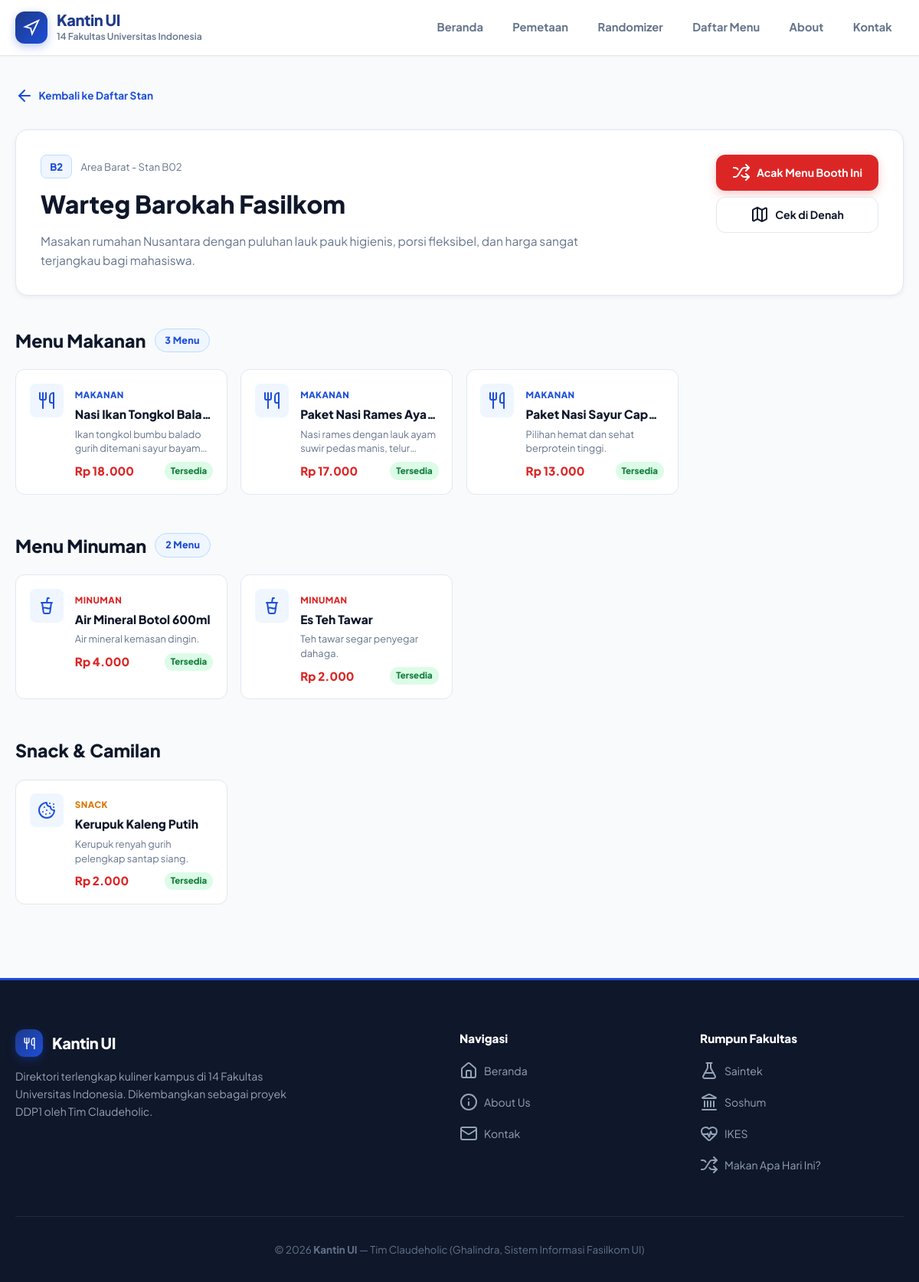
Page /booth/2/ on the committed database.
### kantin/models.py (models this page shows, shortened)
class Booth(models.Model):
    faculty = models.ForeignKey(
        Faculty,
        on_delete=models.CASCADE,
        related_name='booths',
        null=True,
        blank=True,
        verbose_name="Fakultas Asal"
    )
    name = models.CharField(
        max_length=100,
        verbose_name="Nama Booth"
    )
    description = models.TextField(
        verbose_name="Deskripsi Booth",
        help_text="Deskripsi singkat mengenai jenis makanan yang dijual atau keunikan booth"
    )
    location = models.CharField(
        max_length=100,
        verbose_name="Lokasi di Kantin",
        help_text="Contoh: Sayap Kiri Kantin Dallas, Depan Kolam Fasilkom, dll."
    )
    map_code = models.CharField(
        max_length=10,
        default="B1",
        verbose_name="Kode Denah",
        help_text="Kode penanda titik pada peta kantin (misal: B1, B2, B3)"
    )
    image = models.ImageField(
        upload_to='booths/',
        blank=True,
        null=True,
        verbose_name="Foto Booth (Opsional)"
    )
    created_at = models.DateTimeField(
        auto_now_add=True,
        verbose_name="Waktu Ditambahkan"
    )
    class Meta:
        verbose_name = "Booth Kantin"
        verbose_name_plural = "Daftar Booth Kantin"
        ordering = ['faculty', 'name']

class Menu(models.Model):
    CATEGORY_CHOICES = [
        ('makanan', 'Makanan'),
        ('minuman', 'Minuman'),
        ('snack', 'Snack / Camilan'),
    ]
    booth = models.ForeignKey(
        Booth,
        on_delete=models.CASCADE,
        related_name='menus',
        verbose_name="Booth Penjual"
    )
    name = models.CharField(
        max_length=100,
        verbose_name="Nama Makanan / Minuman"
    )
    category = models.CharField(
        max_length=20,
        choices=CATEGORY_CHOICES,
        default='makanan',
        verbose_name="Kategori"
    )
    price = models.IntegerField(
        verbose_name="Harga (Rp)",
        help_text="Masukkan nominal angka tanpa titik atau simbol Rupiah (misal: 15000)"
    )
    description = models.TextField(
        blank=True,
        null=True,
        verbose_name="Deskripsi Menu (Opsional)",
        help_text="Contoh: Sambal bawang level 1-5, include es teh manis"
    )
    image = models.ImageField(
        upload_to='menus/',
        blank=True,
        null=True,
        verbose_name="Foto Menu (Opsional)"
    )
    is_available = models.BooleanField(
        default=True,
        verbose_name="Tersedia"
    )
    created_at = models.DateTimeField(
        auto_now_add=True,
        verbose_name="Waktu Ditambahkan"
    )
    class Meta:
        verbose_name = "Menu Makanan/Minuman"
        verbose_name_plural = "Daftar Menu"
        ordering = ['booth', 'category', 'name']
    def formatted_price(self):
        formatted = f"{self.price:,}".replace(',', '.')
        return f"Rp {formatted}"

### kantin/views.py (the view)
# urls.py: path('booth/<int:booth_id>/', views.booth_detail, name='booth_detail'),
def booth_detail(request, booth_id):
    booth = get_object_or_404(Booth.objects.select_related('faculty'), id=booth_id)
    makanan_list = booth.menus.filter(category='makanan')
    minuman_list = booth.menus.filter(category='minuman')
    snack_list = booth.menus.filter(category='snack')
    context = {
        'booth': booth,
        'makanan_list': makanan_list,
        'minuman_list': minuman_list,
        'snack_list': snack_list,
        'total_menu': booth.menus.count(),
    }
    return render(request, 'kantin/booth_detail.html', context)

### templates/kantin/booth_detail.html (shortened to what this page needs)
{% extends "base.html" %}
{% load static %}
{% block content %}
<section style="padding:2.5rem 0 4rem">
  <div class="container">
    <a href="{% url 'kantin:menu_list' %}" class="page-back"><i data-lucide="arrow-left"></i> Kembali ke Daftar Stan</a>
    <div style="background:white;border:1px solid var(--border);border-radius:var(--r-lg);padding:2rem;box-shadow:var(--shadow-sm);margin:1.5rem 0 2.5rem">
      <div style="display:flex;justify-content:space-between;align-items:flex-start;flex-wrap:wrap;gap:1.5rem">
        <div>
          <div style="display:flex;align-items:center;gap:.7rem;margin-bottom:.5rem;flex-wrap:wrap">
            <span class="map-code" style="padding:.25rem .7rem;font-size:.82rem">{{ booth.map_code }}</span>
            <span style="font-size:.82rem;color:var(--text-muted)">{{ booth.location }}</span>
          </div>
          <h1 style="font-size:2rem;font-weight:850;color:var(--text);margin-bottom:.7rem">{{ booth.name }}</h1>
          <p style="color:var(--text-muted);font-size:.97rem;max-width:720px;line-height:1.6">{{ booth.description }}</p>
        </div>
        <div style="display:flex;flex-direction:column;gap:.5rem;min-width:195px">
          <a href="{% url 'kantin:randomizer' %}?mode=specific_booth&booth_id={{ booth.id }}" class="btn btn-red" style="font-size:.88rem"><i data-lucide="shuffle"></i> Acak Menu Booth Ini</a>
          <a href="{% url 'kantin:mapping' %}{% if booth.faculty %}?faculty={{ booth.faculty.short_name }}{% endif %}" class="btn btn-ghost" style="font-size:.88rem"><i data-lucide="map"></i> Cek di Denah</a>
        </div>
      </div>
    </div>
    {% if makanan_list %}
    <div style="margin-bottom:3rem">
      <div style="display:flex;align-items:center;gap:.7rem;margin-bottom:1.2rem">
        <h2 style="font-size:1.45rem;font-weight:800;color:var(--text)">Menu Makanan</h2>
        <span class="badge badge-blue">{{ makanan_list.count }} Menu</span>
      </div>
      <div class="menu-grid">
        {% for item in makanan_list %}
        <div class="menu-card">
          <div class="menu-thumb"><i data-lucide="utensils"></i></div>
          <div class="menu-details">
            <span class="menu-tag">Makanan</span>
            <div class="menu-name">{{ item.name }}</div>
            {% if item.description %}<div class="menu-desc">{{ item.description }}</div>{% endif %}
            <div style="display:flex;justify-content:space-between;align-items:center;margin-top:.38rem">
              <span class="menu-price">{{ item.formatted_price }}</span>
              <span class="avail-badge {% if item.is_available %}avail-yes{% else %}avail-no{% endif %}">{% if item.is_available %}Tersedia{% else %}Habis{% endif %}</span>
            </div>
          </div>
        </div>
        {% endfor %}
      </div>
    </div>
    {% endif %}
    {% if minuman_list %}
    <div style="margin-bottom:3rem">
      <div style="display:flex;align-items:center;gap:.7rem;margin-bottom:1.2rem">
        <h2 style="font-size:1.45rem;font-weight:800;color:var(--text)">Menu Minuman</h2>
        <span class="badge badge-blue">{{ minuman_list.count }} Menu</span>
      </div>
      <div class="menu-grid">
        {% for item in minuman_list %}
        <div class="menu-card">
          <div class="menu-thumb"><i data-lucide="cup-soda"></i></div>
          <div class="menu-details">
            <span class="menu-tag" style="color:var(--red)">Minuman</span>
            <div class="menu-name">{{ item.name }}</div>
            {% if item.description %}<div class="menu-desc">{{ item.description }}</div>{% endif %}
            <div style="display:flex;justify-content:space-between;align-items:center;margin-top:.38rem">
              <span class="menu-price">{{ item.formatted_price }}</span>
              <span class="avail-badge {% if item.is_available %}avail-yes{% else %}avail-no{% endif %}">{% if item.is_available %}Tersedia{% else %}Habis{% endif %}</span>
            </div>
          </div>
        </div>
        {% endfor %}
      </div>
    </div>
    {% endif %}
    {% if snack_list %}
    <div style="margin-bottom:2rem">
      <div style="display:flex;align-items:center;gap:.7rem;margin-bottom:1.2rem">
        <h2 style="font-size:1.45rem;font-weight:800;color:var(--text)">Snack &amp; Camilan</h2>
      </div>
      <div class="menu-grid">
        {% for item in snack_list %}
        <div class="menu-card">
          <div class="menu-thumb"><i data-lucide="cookie"></i></div>
          <div class="menu-details">
            <span class="menu-tag" style="color:#d97706">Snack</span>
            <div class="menu-name">{{ item.name }}</div>
            {% if item.description %}<div class="menu-desc">{{ item.description }}</div>{% endif %}
            <div style="display:flex;justify-content:space-between;align-items:center;margin-top:.38rem">
              <span class="menu-price">{{ item.formatted_price }}</span>
              <span class="avail-badge avail-yes">Tersedia</span>
            </div>
          </div>
        </div>
        {% endfor %}
      </div>
    </div>
    {% endif %}
  </div>
</section>
{% endblock %}

### static/css/style.css (style rules this page uses)
:root { --blue: #1d4ed8; --blue-dark: #1e3a8a; --blue-light: #3b82f6; --blue-hover: #1e40af; --blue-subtle: #eff6ff; --blue-border: #bfdbfe; --red: #dc2626; --red-dark: #991b1b; --red-light: #ef4444; --red-hover: #b91c1c; --red-subtle: #fef2f2; --red-border: #fecaca; --success: #16a34a; --success-bg: #dcfce7; --success-text: #15803d; --warning: #d97706; --bg-body: #f8fafc; --bg-card: #ffffff; --bg-muted: #f1f5f9; --border: #e2e8f0; --border-focus: #93c5fd; --text: #0f172a; --text-muted: #64748b; --text-light: #94a3b8; --shadow-xs: 0 1px 2px rgba(15, 23, 42, 0.04); --shadow-sm: 0 2px 6px rgba(15, 23, 42, 0.06); --shadow-md: 0 6px 18px rgba(15, 23, 42, 0.08); --shadow-lg: 0 14px 32px rgba(15, 23, 42, 0.1); --shadow-blue: 0 8px 24px rgba(29, 78, 216, 0.2); --shadow-red: 0 8px 24px rgba(220, 38, 38, 0.2); --r-sm: 8px; --r-md: 12px; --r-lg: 16px; --r-xl: 22px; --r-full: 9999px; --transition: all 0.2s cubic-bezier(0.4, 0, 0.2, 1); }
*, *::before, *::after { box-sizing: border-box; margin: 0; padding: 0; }
html { scroll-behavior: smooth; }
body { font-family: 'Plus Jakarta Sans', -apple-system, BlinkMacSystemFont, "Segoe UI", Roboto, sans-serif; background-color: var(--bg-body); color: var(--text); line-height: 1.6; min-height: 100vh; display: flex; flex-direction: column; -webkit-font-smoothing: antialiased; }
a { color: inherit; text-decoration: none; transition: var(--transition); }
img, svg { vertical-align: middle; }
.container { width: 100%; max-width: 1200px; margin: 0 auto; padding: 0 1.25rem; }
.badge { display: inline-flex; align-items: center; gap: 0.4rem; padding: 0.3rem 0.8rem; border-radius: var(--r-full); font-size: 0.78rem; font-weight: 750; letter-spacing: 0.02em; }
.badge-blue { background: var(--blue-subtle); color: var(--blue); border: 1px solid var(--blue-border); }
.btn { display: inline-flex; align-items: center; justify-content: center; gap: 0.5rem; font-weight: 700; border-radius: var(--r-md); padding: 0.65rem 1.25rem; font-size: 0.92rem; cursor: pointer; border: 1px solid transparent; transition: var(--transition); text-align: center; }
.btn-red { background: var(--red); color: white; box-shadow: 0 4px 12px rgba(220, 38, 38, 0.25); }
.btn-ghost { background: white; color: var(--text); border: 1px solid var(--border); }
.map-code { background: var(--blue-subtle); color: var(--blue); font-weight: 800; font-size: 0.74rem; padding: 0.2rem 0.55rem; border-radius: var(--r-sm); border: 1px solid var(--blue-border); }
.menu-grid { display: grid; grid-template-columns: repeat(auto-fill, minmax(270px, 1fr)); gap: 1.1rem; }
.menu-card { background: white; border: 1px solid var(--border); border-radius: var(--r-md); padding: 1.1rem; display: flex; gap: 0.95rem; transition: var(--transition); }
.menu-thumb { width: 44px; height: 44px; border-radius: var(--r-sm); background: var(--blue-subtle); color: var(--blue); display: flex; align-items: center; justify-content: center; flex-shrink: 0; }
.menu-details { flex-grow: 1; min-width: 0; }
.menu-tag { font-size: 0.72rem; font-weight: 800; color: var(--blue); text-transform: uppercase; letter-spacing: 0.04em; }
.menu-name { font-size: 0.97rem; font-weight: 800; color: var(--text); margin: 0.15rem 0 0.25rem; white-space: nowrap; overflow: hidden; text-overflow: ellipsis; }
.menu-desc { font-size: 0.8rem; color: var(--text-muted); line-height: 1.45; margin-bottom: 0.5rem; display: -webkit-box; -webkit-line-clamp: 2; -webkit-box-orient: vertical; overflow: hidden; }
.menu-price { font-size: 0.95rem; font-weight: 850; color: var(--red); }
.avail-badge { font-size: 0.72rem; font-weight: 750; padding: 0.15rem 0.5rem; border-radius: var(--r-full); }
.avail-yes { background: var(--success-bg); color: var(--success-text); }
.page-back { display: inline-flex; align-items: center; gap: 0.4rem; font-size: 0.85rem; font-weight: 700; color: var(--blue); margin-bottom: 0.5rem; }

### rows in the picture
Booth: map_code "B2", location "Area Barat - Stan B02", name "Warteg Barokah Fasilkom", description "Masakan rumahan Nusantara dengan puluhan lauk pauk higienis, porsi fleksibel, dan harga sangat terjangkau bagi mahasiswa."
Menu: name "Nasi Ikan Tongkol Bala…", description "Ikan tongkol bumbu balado gurih ditemani sayur…", formatted_price "Rp 18.000", is_available "Tersedia"
Menu: name "Paket Nasi Rames Aya…", description "Nasi rames dengan lauk ayam suwir pedas manis,…", formatted_price "Rp 17.000", is_available "Tersedia"
Menu: name "Paket Nasi Sayur Cap…", description "Pilihan hemat dan sehat berprotein tinggi.", formatted_price "Rp 13.000", is_available "Tersedia"
Menu: name "Air Mineral Botol 600ml", description "Air mineral kemasan dingin.", formatted_price "Rp 4.000", is_available "Tersedia"
Menu: name "Es Teh Tawar", description "Teh tawar segar penyegar dahaga.", formatted_price "Rp 2.000", is_available "Tersedia"
Menu: name "Kerupuk Kaleng Putih", description "Kerupuk renyah gurih pelengkap santap siang.", formatted_price "Rp 2.000"

### other values in the picture
{{ makanan_list.count }} "3"
{{ minuman_list.count }} "2"
